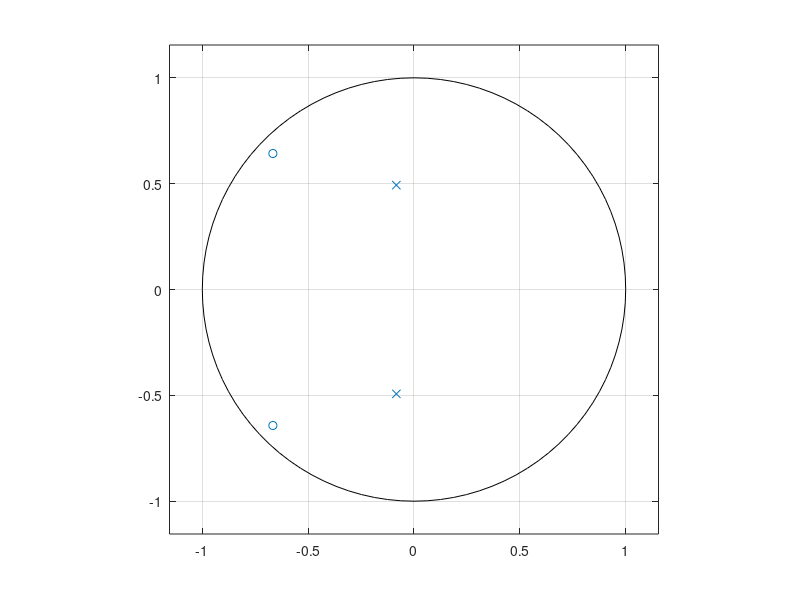

MATLAB code to generate this figure: (Note: this script raises an error after producing the figure.)
% SPDX-License-Identifier: GPL-3.0-or-later
%
% hw5.m -- homework #5
% Copyright (C) 2023  Jacob Koziej <jacobkoziej@gmail.com>

clc;
close;
close all;


%% Be Discrete
b = [1/2, 2/3, 3/7];
a = [2,   1/3, 1/2];

% ROCs:
% * {|z| < 1/2}
% * {1/2 < |z| <= oo} (BIBO stable + causal)
zplane(b, a);

[z, p, k] = tf2zp(b, a);

[H, T] = impz(b, a, 1:66);
stem(T, H);

samples = sin(floor((1:55) / 10));

subplot(1, 2, 1);
stem(1:55, filter(b, a, samples));

subplot(1, 2, 2);
stem(1:55, conv(b / a, samples));
